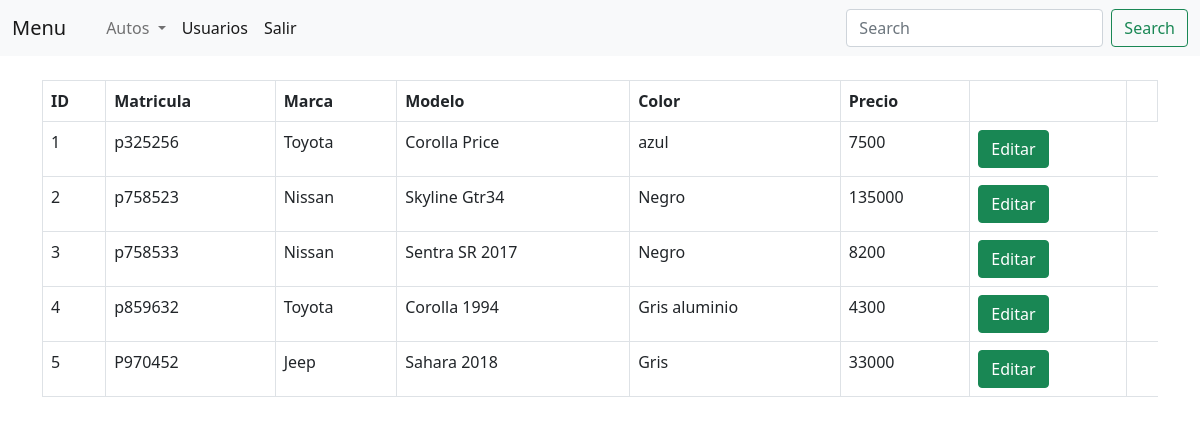
The app's page /admin_autos.php (signed in) with its own data.
### tables this page shows
CREATE TABLE `automovil` (
  `autoID` int(11) NOT NULL,
  `matricula` varchar(7) NOT NULL,
  `marca` varchar(50) NOT NULL,
  `modelo` varchar(50) NOT NULL,
  `color` varchar(30) NOT NULL,
  `precio` decimal(10,0) NOT NULL
);

### class/autos.php (the view, shortened to what this page needs)
<?php
class crud
{
    private $db;
    function __construct($conn)
    {
        $this->db = $conn;
    }
    public function dataview($query)
    {
        $stmt = $this->db->prepare($query);
        $stmt->execute() > 0;
        while ($row = $stmt->fetch(PDO::FETCH_ASSOC)) {
?>
            <tr>
                <td><?php echo $row['autoID']; ?></td>
                <td><?php echo $row['matricula']; ?></td>
                <td><?php echo $row['marca']; ?></td>
                <td><?php echo $row['modelo']; ?></td>
                <td><?php echo $row['color']; ?></td>
                <td><?php echo $row['precio']; ?></td>
                <td>
                    <a class="btn btn-large btn-success" href="edit_auto.php?edit_id=<?php echo $row['autoID'] ?>"> Editar</a>
                </td>
            </tr>
<?php
        }
    }
}

### admin_autos.php (shortened to what this page needs)
<?php
include('config.php');
include_once 'class/autos.php';
$crud = new crud($conn);
?>
<!doctype html>
<html lang="en">
<head>
    <link href="https://cdn.jsdelivr.net/npm/bootstrap@5.0.2/dist/css/bootstrap.min.css" rel="stylesheet">
    <?php require_once "menu.php" ?>
</head>
<body>
    <div class="container"><br>
        <table id="autos" class="display table table-bordered table-stripe" cellspacing="0" width="100%">
            <tr>
                <th>ID</th>
                <th>Matricula</th>
                <th>Marca</th>
                <th>Modelo</th>
                <th>Color</th>
                <th>Precio</th>
                <th></th>
                <th></th>
            </tr>
            <tbody>
                <?php
                $query = "SELECT * FROM automovil";
                $crud->dataview($query)
                ?>
            </tbody>
        </table>
    </div>
</body>
</html>

### menu.php (shortened to what this page needs)
<nav class="navbar navbar-expand-lg navbar-light bg-light">
  <div class="container-fluid">
    <a class="navbar-brand" href="#">Menu</a>
    <div class="collapse navbar-collapse" id="navbarSupportedContent">
      <ul class="navbar-nav me-auto mb-2 mb-lg-0">
        <li class="nav-item">
          <a class="nav-link active" aria-current="page" href="principal.php"></a>
        </li>
        <li class="nav-item dropdown">
          <a class="nav-link dropdown-toggle" href="#" id="navbarDropdown" role="button" data-bs-toggle="dropdown" aria-expanded="false">
            Autos
          </a>
        </li>
        <li class="nav-item">
          <a class="nav-link active" aria-current="page" href="admin_users.php">Usuarios</a>
        </li>
        <li class="nav-item">
          <a class="nav-link active" aria-current="page" href="index.php">Salir</a>
        </li>
      </ul>
      <form class="d-flex">
        <input class="form-control me-2" type="search" placeholder="Search" aria-label="Search">
        <button class="btn btn-outline-success" type="submit">Search</button>
      </form>
    </div>
  </div>
</nav>

### records on screen
automovil: autoID "1", matricula "p325256", marca "Toyota", modelo "Corolla Price", color "azul", precio "7500"
automovil: autoID "2", matricula "p758523", marca "Nissan", modelo "Skyline Gtr34", color "Negro", precio "135000"
automovil: autoID "3", matricula "p758533", marca "Nissan", modelo "Sentra SR 2017", color "Negro", precio "8200"
automovil: autoID "4", matricula "p859632", marca "Toyota", modelo "Corolla 1994", color "Gris aluminio", precio "4300"
automovil: autoID "5", matricula "P970452", marca "Jeep", modelo "Sahara 2018", color "Gris", precio "33000"
